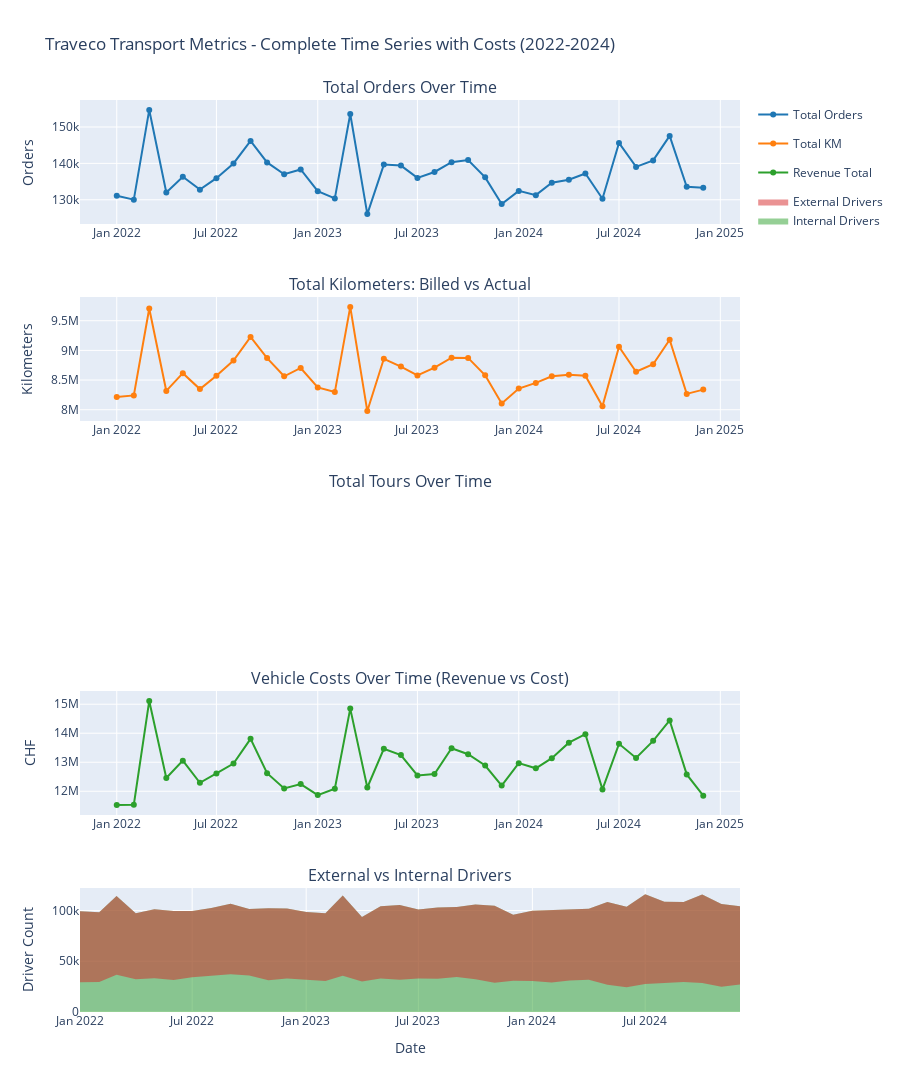

Notebook source saved alongside this figure:
### Markdown cell above
## Section 7: Time Series Visualization

Visualize key metrics over time.

### Code cell
# Create multi-panel time series dashboard - UPDATED with 5 panels including costs
fig = make_subplots(
    rows=5, cols=1,
    subplot_titles=(
        'Total Orders Over Time',
        'Total Kilometers: Billed vs Actual',
        'Total Tours Over Time',
        'Vehicle Costs Over Time (Revenue vs Cost)',
        'External vs Internal Drivers'
    ),
    vertical_spacing=0.08
)

# 1. Total Orders
fig.add_trace(
    go.Scatter(
        x=company_ts['date'],
        y=company_ts['total_orders'],
        mode='lines+markers',
        name='Total Orders',
        line=dict(color='#1f77b4', width=2)
    ),
    row=1, col=1
)

# 2. Total KM - Billed vs Actual
if 'total_km_billed' in company_ts.columns:
    fig.add_trace(
        go.Scatter(
            x=company_ts['date'],
            y=company_ts['total_km_billed'],
            mode='lines+markers',
            name='KM Billed (Orders)',
            line=dict(color='#ff7f0e', width=2),
            legendgroup='km'
        ),
        row=2, col=1
    )

if 'total_km_actual' in company_ts.columns:
    fig.add_trace(
        go.Scatter(
            x=company_ts['date'],
            y=company_ts['total_km_actual'],
            mode='lines+markers',
            name='KM Actual (Tours)',
            line=dict(color='#2ca02c', width=2, dash='dash'),
            legendgroup='km'
        ),
        row=2, col=1
    )

# Fallback if only total_km exists
if 'total_km_billed' not in company_ts.columns and 'total_km' in company_ts.columns:
    fig.add_trace(
        go.Scatter(
            x=company_ts['date'],
            y=company_ts['total_km'],
            mode='lines+markers',
            name='Total KM',
            line=dict(color='#ff7f0e', width=2)
        ),
        row=2, col=1
    )

# 3. Total Tours
if 'total_tours' in company_ts.columns:
    fig.add_trace(
        go.Scatter(
            x=company_ts['date'],
            y=company_ts['total_tours'],
            mode='lines+markers',
            name='Total Tours',
            line=dict(color='#9467bd', width=2)
        ),
        row=3, col=1
    )

# 4. Vehicle Costs (NEW - Revenue vs Cost comparison)
if 'revenue_total' in company_ts.columns:
    fig.add_trace(
        go.Scatter(
            x=company_ts['date'],
            y=company_ts['revenue_total'],
            mode='lines+markers',
            name='Revenue Total',
            line=dict(color='#2ca02c', width=2),
            legendgroup='finance'
        ),
        row=4, col=1
    )

if 'total_vehicle_cost' in company_ts.columns:
    fig.add_trace(
        go.Scatter(
            x=company_ts['date'],
            y=company_ts['total_vehicle_cost'],
            mode='lines+markers',
            name='Total Vehicle Cost',
            line=dict(color='#d62728', width=2),
            legendgroup='finance'
        ),
        row=4, col=1
    )
    
    # Add cost breakdown (stacked area for KM and Time costs)
    if 'vehicle_km_cost' in company_ts.columns and 'vehicle_time_cost' in company_ts.columns:
        fig.add_trace(
            go.Scatter(
                x=company_ts['date'],
                y=company_ts['vehicle_km_cost'],
                mode='lines',
                name='KM Cost',
                line=dict(color='#ff7f0e', width=0),
                fill='tozeroy',
                legendgroup='cost_breakdown',
                visible='legendonly'  # Hidden by default
            ),
            row=4, col=1
        )
        
        fig.add_trace(
            go.Scatter(
                x=company_ts['date'],
                y=company_ts['vehicle_time_cost'],
                mode='lines',
                name='Time Cost',
                line=dict(color='#9467bd', width=0),
                fill='tonexty',
                legendgroup='cost_breakdown',
                visible='legendonly'  # Hidden by default
            ),
            row=4, col=1
        )

# 5. Drivers (stacked)
fig.add_trace(
    go.Scatter(
        x=company_ts['date'],
        y=company_ts['internal_drivers'],
        mode='lines',
        name='Internal Drivers',
        line=dict(color='#2ca02c', width=0),
        fill='tozeroy',
        legendgroup='drivers'
    ),
    row=5, col=1
)

fig.add_trace(
    go.Scatter(
        x=company_ts['date'],
        y=company_ts['external_drivers'],
        mode='lines',
        name='External Drivers',
        line=dict(color='#d62728', width=0),
        fill='tonexty',
        legendgroup='drivers'
    ),
    row=5, col=1
)

# Update layout
fig.update_xaxes(title_text="Date", row=5, col=1)
fig.update_yaxes(title_text="Orders", row=1, col=1)
fig.update_yaxes(title_text="Kilometers", row=2, col=1)
fig.update_yaxes(title_text="Tours", row=3, col=1)
fig.update_yaxes(title_text="CHF", row=4, col=1)
fig.update_yaxes(title_text="Driver Count", row=5, col=1)

fig.update_layout(
    height=1500,  # Increased from 1200 to accommodate 5 panels
    title_text="Traveco Transport Metrics - Complete Time Series with Costs (2022-2024)",
    showlegend=True,
    hovermode='x unified'
)

fig.show()

# Save to results
results_dir = Path('../results')
results_dir.mkdir(exist_ok=True)
fig.write_html(results_dir / 'time_series_overview.html')
print(f"\n✓ Saved interactive chart to results/time_series_overview.html")

# Print KM efficiency summary if available
if 'km_efficiency' in company_ts.columns:
    print(f"\n{'='*80}")
    print(f"KM EFFICIENCY ANALYSIS (Actual / Billed)")
    print(f"{'='*80}")
    efficiency_stats = company_ts['km_efficiency'].describe()
    print(f"  Mean efficiency: {efficiency_stats['mean']:.2%}")
    print(f"  Median efficiency: {efficiency_stats['50%']:.2%}")
    print(f"  Min efficiency: {efficiency_stats['min']:.2%}")
    print(f"  Max efficiency: {efficiency_stats['max']:.2%}")
    print(f"\n  Interpretation:")
    print(f"    < 100%: More efficient (actual < billed)")
    print(f"    = 100%: Perfect match")
    print(f"    > 100%: Less efficient (actual > billed)")
    
    # Count efficiency categories
    excellent = (company_ts['km_efficiency'] < 0.9).sum()
    good = ((company_ts['km_efficiency'] >= 0.9) & (company_ts['km_efficiency'] < 1.0)).sum()
    acceptable = ((company_ts['km_efficiency'] >= 1.0) & (company_ts['km_efficiency'] < 1.1)).sum()
    poor = (company_ts['km_efficiency'] >= 1.1).sum()
    
    print(f"\n  Efficiency Distribution:")
    print(f"    Excellent (<90%): {excellent} months")
    print(f"    Good (90-100%): {good} months")
    print(f"    Acceptable (100-110%): {acceptable} months")
    print(f"    Poor (>110%): {poor} months")

# Print cost summary if available
if 'total_vehicle_cost' in company_ts.columns and 'revenue_total' in company_ts.columns:
    print(f"\n{'='*80}")
    print(f"FINANCIAL SUMMARY (2022-2024)")
    print(f"{'='*80}")
    total_revenue = company_ts['revenue_total'].sum()
    total_cost = company_ts['total_vehicle_cost'].sum()
    total_profit = total_revenue - total_cost
    avg_margin = (total_profit / total_revenue) * 100
    
    print(f"  Total Revenue: CHF {total_revenue:,.2f}")
    print(f"  Total Vehicle Cost: CHF {total_cost:,.2f}")
    print(f"  Total Profit: CHF {total_profit:,.2f}")
    print(f"  Average Profit Margin: {avg_margin:.2f}%")
    
    if 'vehicle_km_cost' in company_ts.columns and 'vehicle_time_cost' in company_ts.columns:
        km_cost_total = company_ts['vehicle_km_cost'].sum()
        time_cost_total = company_ts['vehicle_time_cost'].sum()
        km_pct = (km_cost_total / total_cost) * 100
        time_pct = (time_cost_total / total_cost) * 100
        
        print(f"\n  Cost Breakdown:")
        print(f"    KM-based cost: CHF {km_cost_total:,.2f} ({km_pct:.1f}%)")
        print(f"    Time-based cost: CHF {time_cost_total:,.2f} ({time_pct:.1f}%)")

### Figure 1 — Plotly figure (JSON) as saved in the notebook; plotly's stock layout.template omitted (floating-point values rounded to 4 significant figures)
{"data": [{"line": {"color": "#1f77b4", "width": 2}, "mode": "lines+markers", "name": "Total Orders", "type": "scatter", "x": ["2022-01-01T00:00:00", "2022-02-01T00:00:00", "2022-03-01T00:00:00", "2022-04-01T00:00:00", "2022-05-01T00:00:00", "2022-06-01T00:00:00", "2022-07-01T00:00:00", "2022-08-01T00:00:00", "2022-09-01T00:00:00", "2022-10-01T00:00:00", "2022-11-01T00:00:00", "2022-12-01T00:00:00", "2023-01-01T00:00:00", "2023-02-01T00:00:00", "2023-03-01T00:00:00", "2023-04-01T00:00:00", "2023-05-01T00:00:00", "2023-06-01T00:00:00", "2023-07-01T00:00:00", "2023-08-01T00:00:00", "2023-09-01T00:00:00", "2023-10-01T00:00:00", "2023-11-01T00:00:00", "2023-12-01T00:00:00", "2024-01-01T00:00:00", "2024-02-01T00:00:00", "2024-03-01T00:00:00", "2024-04-01T00:00:00", "2024-05-01T00:00:00", "2024-06-01T00:00:00", "2024-07-01T00:00:00", "2024-08-01T00:00:00", "2024-09-01T00:00:00", "2024-10-01T00:00:00", "2024-11-01T00:00:00", "2024-12-01T00:00:00"], "xaxis": "x", "y": [131085, 130036, 154679, 131993, 136308, 132782, 135932, 139980, 146175, 140265, 137021, 138323, 132354, 130364, 153564, 126065, 139657, 139388, 136007, 137631, 140323, 140925, 136153, 128830, 132440, 131269, 134670, 135502, 137209, 130283, 145610, 139036, 140808, 147542, 133588, 133293], "yaxis": "y"}, {"line": {"color": "#ff7f0e", "width": 2}, "mode": "lines+markers", "name": "Total KM", "type": "scatter", "x": ["2022-01-01T00:00:00", "2022-02-01T00:00:00", "2022-03-01T00:00:00", "2022-04-01T00:00:00", "2022-05-01T00:00:00", "2022-06-01T00:00:00", "2022-07-01T00:00:00", "2022-08-01T00:00:00", "2022-09-01T00:00:00", "2022-10-01T00:00:00", "2022-11-01T00:00:00", "2022-12-01T00:00:00", "2023-01-01T00:00:00", "2023-02-01T00:00:00", "2023-03-01T00:00:00", "2023-04-01T00:00:00", "2023-05-01T00:00:00", "2023-06-01T00:00:00", "2023-07-01T00:00:00", "2023-08-01T00:00:00", "2023-09-01T00:00:00", "2023-10-01T00:00:00", "2023-11-01T00:00:00", "2023-12-01T00:00:00", "2024-01-01T00:00:00", "2024-02-01T00:00:00", "2024-03-01T00:00:00", "2024-04-01T00:00:00", "2024-05-01T00:00:00", "2024-06-01T00:00:00", "2024-07-01T00:00:00", "2024-08-01T00:00:00", "2024-09-01T00:00:00", "2024-10-01T00:00:00", "2024-11-01T00:00:00", "2024-12-01T00:00:00"], "xaxis": "x2", "y": [8215000.0, 8242000.0, 9707000.0, 8317000.0, 8617000.0, 8348000.0, 8574000.0, 8828000.0, 9228000.0, 8871000.0, 8564000.0, 8704000.0, 8377000.0, 8297000.0, 9733000.0, 7977000.0, 8859000.0, 8728000.0, 8579000.0, 8709000.0, 8878000.0, 8873000.0, 8581000.0, 8105000.0, 8357000.0, 8452000.0, 8565000.0, 8592000.0, 8573000.0, 8057000.0, 9062000.0, 8641000.0, 8767000.0, 9180000.0, 8267000.0, 8339000.0], "yaxis": "y2"}, {"legendgroup": "finance", "line": {"color": "#2ca02c", "width": 2}, "mode": "lines+markers", "name": "Revenue Total", "type": "scatter", "x": ["2022-01-01T00:00:00", "2022-02-01T00:00:00", "2022-03-01T00:00:00", "2022-04-01T00:00:00", "2022-05-01T00:00:00", "2022-06-01T00:00:00", "2022-07-01T00:00:00", "2022-08-01T00:00:00", "2022-09-01T00:00:00", "2022-10-01T00:00:00", "2022-11-01T00:00:00", "2022-12-01T00:00:00", "2023-01-01T00:00:00", "2023-02-01T00:00:00", "2023-03-01T00:00:00", "2023-04-01T00:00:00", "2023-05-01T00:00:00", "2023-06-01T00:00:00", "2023-07-01T00:00:00", "2023-08-01T00:00:00", "2023-09-01T00:00:00", "2023-10-01T00:00:00", "2023-11-01T00:00:00", "2023-12-01T00:00:00", "2024-01-01T00:00:00", "2024-02-01T00:00:00", "2024-03-01T00:00:00", "2024-04-01T00:00:00", "2024-05-01T00:00:00", "2024-06-01T00:00:00", "2024-07-01T00:00:00", "2024-08-01T00:00:00", "2024-09-01T00:00:00", "2024-10-01T00:00:00", "2024-11-01T00:00:00", "2024-12-01T00:00:00"], "xaxis": "x4", "y": [11530000.0, 11540000.0, 15110000.0, 12460000.0, 13060000.0, 12290000.0, 12620000.0, 12960000.0, 13810000.0, 12620000.0, 12100000.0, 12250000.0, 11870000.0, 12090000.0, 14850000.0, 12130000.0, 13460000.0, 13250000.0, 12540000.0, 12590000.0, 13480000.0, 13280000.0, 12890000.0, 12200000.0, 12970000.0, 12790000.0, 13140000.0, 13680000.0, 13970000.0, 12060000.0, 13630000.0, 13150000.0, 13740000.0, 14440000.0, 12580000.0, 11850000.0], "yaxis": "y4"}, {"fill": "tozeroy", "legendgroup": "drivers", "line": {"color": "#2ca02c", "width": 0}, "mode": "lines", "name": "Internal Drivers", "type": "scatter", "x": ["2022-01-01T00:00:00", "2022-02-01T00:00:00", "2022-03-01T00:00:00", "2022-04-01T00:00:00", "2022-05-01T00:00:00", "2022-06-01T00:00:00", "2022-07-01T00:00:00", "2022-08-01T00:00:00", "2022-09-01T00:00:00", "2022-10-01T00:00:00", "2022-11-01T00:00:00", "2022-12-01T00:00:00", "2023-01-01T00:00:00", "2023-02-01T00:00:00", "2023-03-01T00:00:00", "2023-04-01T00:00:00", "2023-05-01T00:00:00", "2023-06-01T00:00:00", "2023-07-01T00:00:00", "2023-08-01T00:00:00", "2023-09-01T00:00:00", "2023-10-01T00:00:00", "2023-11-01T00:00:00", "2023-12-01T00:00:00", "2024-01-01T00:00:00", "2024-02-01T00:00:00", "2024-03-01T00:00:00", "2024-04-01T00:00:00", "2024-05-01T00:00:00", "2024-06-01T00:00:00", "2024-07-01T00:00:00", "2024-08-01T00:00:00", "2024-09-01T00:00:00", "2024-10-01T00:00:00", "2024-11-01T00:00:00", "2024-12-01T00:00:00"], "xaxis": "x5", "y": [99370, 98333, 114316, 97316, 101156, 99514, 99505, 102478, 106661, 101464, 102289, 101912, 98556, 97190, 114812, 93650, 104092, 105384, 100970, 102998, 103551, 105813, 104607, 95721, 99736, 100505, 101166, 101844, 108374, 103590, 116088, 108592, 108400, 115811, 106489, 104100], "yaxis": "y5"}, {"fill": "tonexty", "legendgroup": "drivers", "line": {"color": "#d62728", "width": 0}, "mode": "lines", "name": "External Drivers", "type": "scatter", "x": ["2022-01-01T00:00:00", "2022-02-01T00:00:00", "2022-03-01T00:00:00", "2022-04-01T00:00:00", "2022-05-01T00:00:00", "2022-06-01T00:00:00", "2022-07-01T00:00:00", "2022-08-01T00:00:00", "2022-09-01T00:00:00", "2022-10-01T00:00:00", "2022-11-01T00:00:00", "2022-12-01T00:00:00", "2023-01-01T00:00:00", "2023-02-01T00:00:00", "2023-03-01T00:00:00", "2023-04-01T00:00:00", "2023-05-01T00:00:00", "2023-06-01T00:00:00", "2023-07-01T00:00:00", "2023-08-01T00:00:00", "2023-09-01T00:00:00", "2023-10-01T00:00:00", "2023-11-01T00:00:00", "2023-12-01T00:00:00", "2024-01-01T00:00:00", "2024-02-01T00:00:00", "2024-03-01T00:00:00", "2024-04-01T00:00:00", "2024-05-01T00:00:00", "2024-06-01T00:00:00", "2024-07-01T00:00:00", "2024-08-01T00:00:00", "2024-09-01T00:00:00", "2024-10-01T00:00:00", "2024-11-01T00:00:00", "2024-12-01T00:00:00"], "xaxis": "x5", "y": [29383, 29568, 36694, 32174, 33313, 31410, 34223, 35345, 37082, 35999, 31275, 33003, 31696, 30510, 35831, 29991, 33108, 31749, 33082, 32816, 34415, 32256, 28728, 30708, 30464, 29072, 31045, 31756, 26740, 24398, 27470, 28322, 29607, 28608, 24781, 27183], "yaxis": "y5"}], "layout": {"annotations": [{"font": {"size": 16}, "showarrow": false, "text": "Total Orders Over Time", "x": 0.5, "xanchor": "center", "xref": "paper", "y": 1.0, "yanchor": "bottom", "yref": "paper"}, {"font": {"size": 16}, "showarrow": false, "text": "Total Kilometers: Billed vs Actual", "x": 0.5, "xanchor": "center", "xref": "paper", "y": 0.784, "yanchor": "bottom", "yref": "paper"}, {"font": {"size": 16}, "showarrow": false, "text": "Total Tours Over Time", "x": 0.5, "xanchor": "center", "xref": "paper", "y": 0.568, "yanchor": "bottom", "yref": "paper"}, {"font": {"size": 16}, "showarrow": false, "text": "Vehicle Costs Over Time (Revenue vs Cost)", "x": 0.5, "xanchor": "center", "xref": "paper", "y": 0.352, "yanchor": "bottom", "yref": "paper"}, {"font": {"size": 16}, "showarrow": false, "text": "External vs Internal Drivers", "x": 0.5, "xanchor": "center", "xref": "paper", "y": 0.136, "yanchor": "bottom", "yref": "paper"}], "height": 1500, "hovermode": "x unified", "showlegend": true, "title": {"text": "Traveco Transport Metrics - Complete Time Series with Costs (2022-2024)"}, "xaxis": {"anchor": "y", "domain": [0, 1]}, "xaxis2": {"anchor": "y2", "domain": [0, 1]}, "xaxis3": {"anchor": "y3", "domain": [0, 1]}, "xaxis4": {"anchor": "y4", "domain": [0, 1]}, "xaxis5": {"anchor": "y5", "domain": [0, 1], "title": {"text": "Date"}}, "yaxis": {"anchor": "x", "domain": [0.864, 1.0], "title": {"text": "Orders"}}, "yaxis2": {"anchor": "x2", "domain": [0.648, 0.784], "title": {"text": "Kilometers"}}, "yaxis3": {"anchor": "x3", "domain": [0.432, 0.568], "title": {"text": "Tours"}}, "yaxis4": {"anchor": "x4", "domain": [0.216, 0.352], "title": {"text": "CHF"}}, "yaxis5": {"anchor": "x5", "domain": [0, 0.136], "title": {"text": "Driver Count"}}}}
